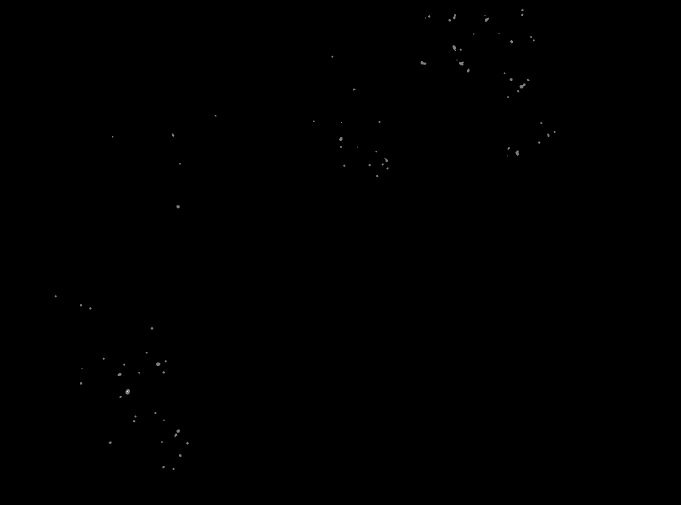
#> input picture image_test.tif, 1362 x 1010 px (shown at 1/2 size); the run also reads 1 picture not shown here
$ python radial_analysis.py
#> lines starting #> are read from the running program, lines starting #| are printed output that depends on the picture; after the words box and inside, x2 and y2 are one past the last pixel; in counts of white or black regions, pixels touching at a corner belong together


import numpy as np
from skimage.io import imread
import matplotlib.pyplot as plt
import scipy.ndimage as ndi
import cv2
from scipy.interpolate import RegularGridInterpolator
from scipy.interpolate import interp1d
from skimage.measure import label, regionprops, regionprops_table

def radial_analysis(img, mask):


    centroid = regionprops(mask.astype(np.uint8))[0].centroid


    x = np.arange(mask.shape[1])
    y = np.arange(mask.shape[0])
    X, Y = np.meshgrid(x, y)
    mask_interpolator = RegularGridInterpolator((y, x), mask, bounds_error=False)
    img_interpolator = RegularGridInterpolator((y, x), img, bounds_error=False)

    line_final_len = 600
    lines_values = []


    for angle in range(360):

        line_max_len = 300

        x0, y0 = centroid[1], centroid[0]
        x1 = int(x0 + line_max_len * np.cos(np.deg2rad(angle)))
        y1 = int(y0 + line_max_len * np.sin(np.deg2rad(angle)))
        linex = np.linspace(x0, x1, num=3*line_max_len)
        liney = np.linspace(y0, y1, num=3*line_max_len)

        values_mask = mask_interpolator((liney, linex))
        values_img = img_interpolator((liney, linex))

        keep = values_mask > 0.5

        linex = linex[keep]
        liney = liney[keep]
        values_mask = values_mask[keep]
        values_img = values_img[keep]


        f = interp1d(np.linspace(0, 1, len(values_img)), values_img, kind='linear')
        x_resampled = np.linspace(0, 1, line_final_len)
        values_img_interpolated = f(x_resampled)

        lines_values.append(values_img_interpolated)


    lines_values_avg = np.mean(lines_values, axis=0)

    return lines_values_avg


if __name__ == "__main__":

    img = imread('image_test.tif')
#> img is the input picture: shape (1010, 1362) uint16; min 111, max 519, mean 141.8
    mask = imread('mask_test.png')
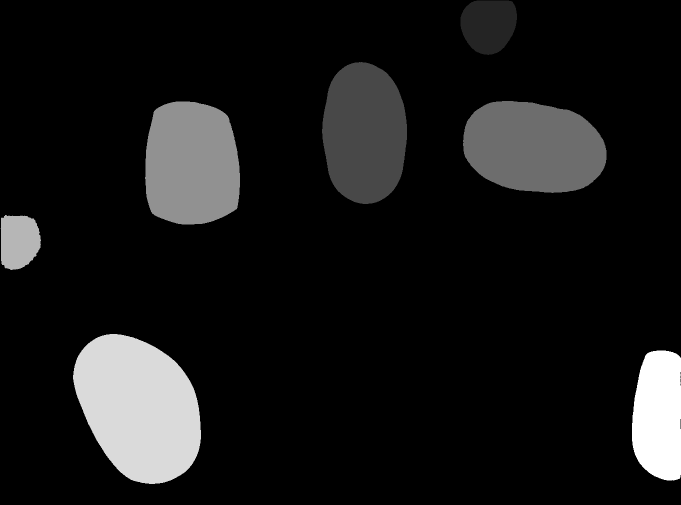
#> mask: shape (1010, 1362) uint16 (shown at 1/2 size); min 0, max 7, mean 0.657; drawn with min black and max white

    mask = mask == 1
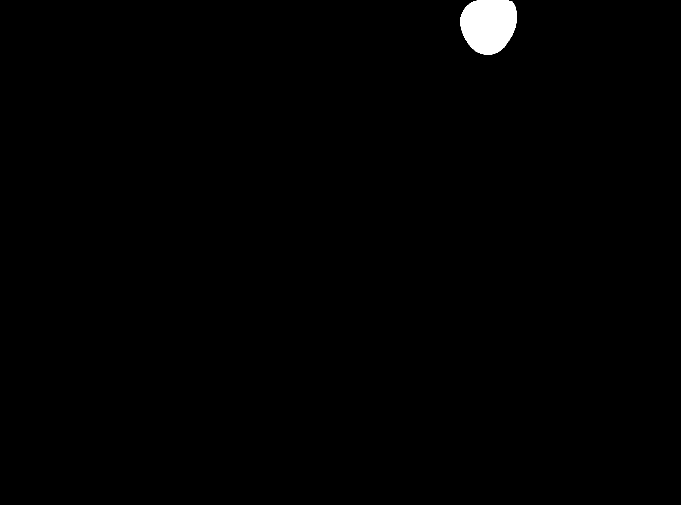
#> mask: shape (1010, 1362) bool (shown at 1/2 size); 0.72% white; 1 white region, box (x1, y1, x2, y2) and area: (921, 1, 1034, 110) 9905

    bbox = cv2.boundingRect(mask.astype(np.uint8))
#> bbox = (921, 1, 113, 109)
    img_crop = img[bbox[1]:bbox[1]+bbox[3], bbox[0]:bbox[0]+bbox[2]]
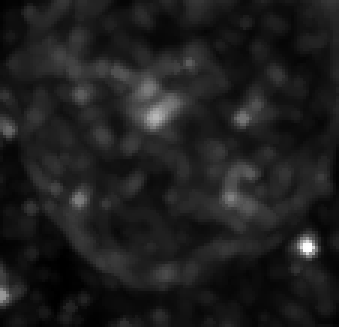
#> img_crop: shape (109, 113) uint16 (shown 3 times larger); min 135, max 391, mean 166.5; drawn with min black and max white
    mask_crop = mask[bbox[1]:bbox[1]+bbox[3], bbox[0]:bbox[0]+bbox[2]]
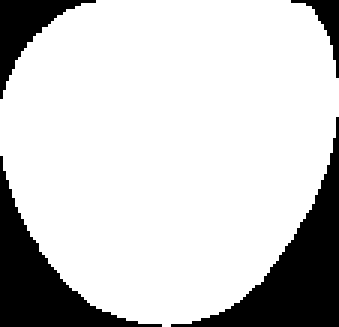
#> mask_crop: shape (109, 113) bool (shown 3 times larger); 80.4% white; 4 black regions, box (x1, y1, x2, y2) and area: (57, 39, 113, 109) 1096, (0, 52, 54, 109) 858, (0, 0, 32, 33) 343, (97, 0, 113, 26) 115


    radial_signal = radial_analysis(img_crop, mask_crop)
#> in radial_analysis, `centroid = regionprops(mask.astype(np.uint8))[0].centroid`: centroid = (48.74, 56.08)
#> the loop in radial_analysis, `for angle in range(360): ` made 360 passes
#> (x1, y1) on passes 1 to 3: (356, 48), (356, 53), (355, 59)
#> after the loop in radial_analysis, `for angle in range(360):`: lines_values = 360 items
#> in radial_analysis, `lines_values_avg = np.mean(lines_values, axis=0)`: lines_values_avg = 600 values, max 185.6 at index 143, min 157.4 at index 542, mean 172.6
#> radial_signal has the same summary as lines_values_avg in radial_analysis

    plt.plot(radial_signal, label='Radial Signal', linewidth=1.5)
    plt.show()
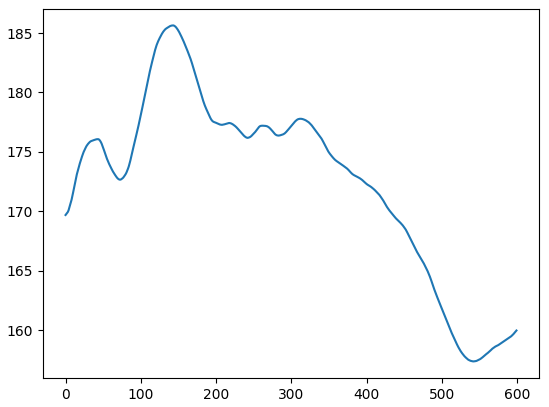
#> figure drawn by matplotlib, 1 panel; curve peaks at x = 143, y = 185.6
